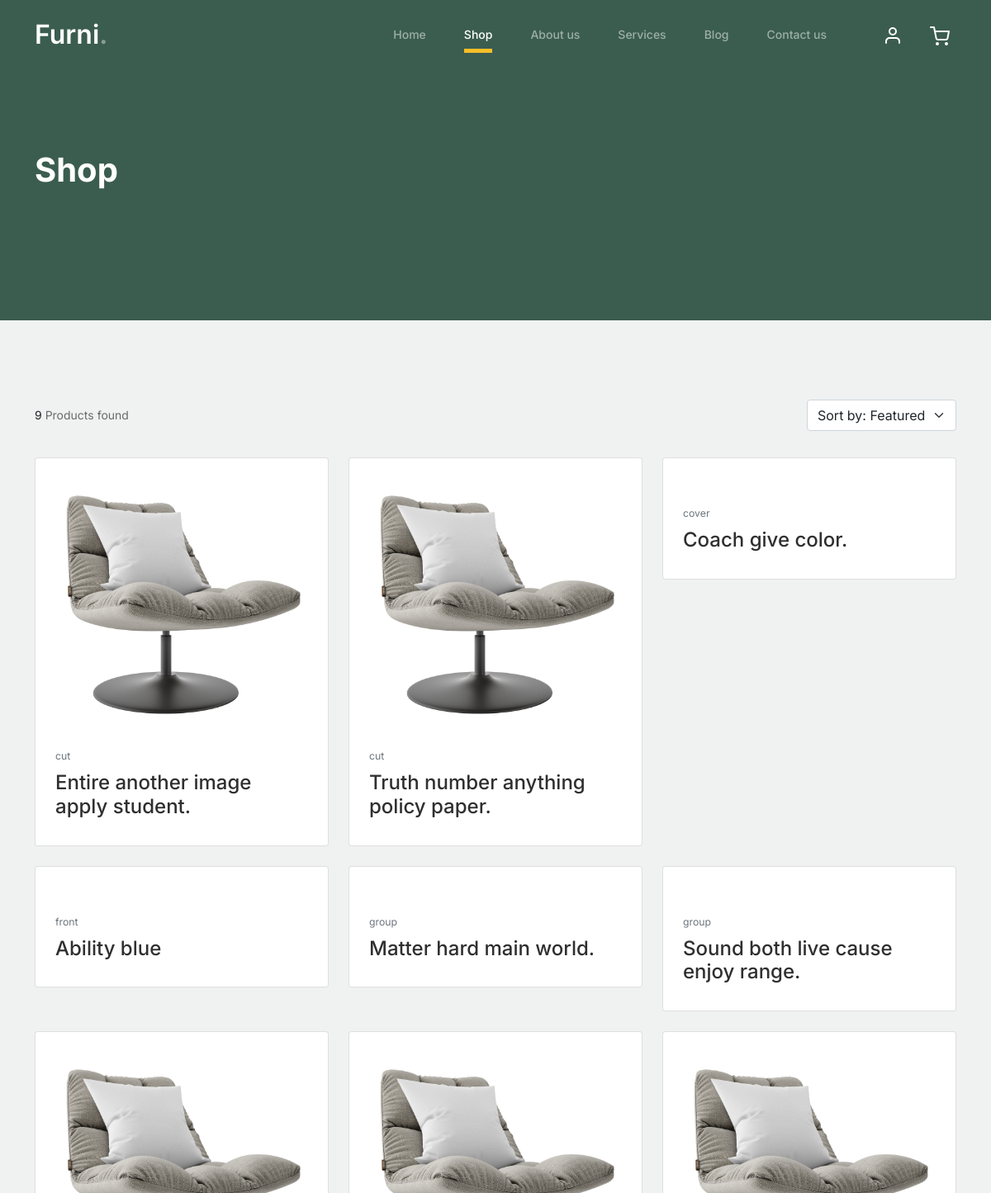
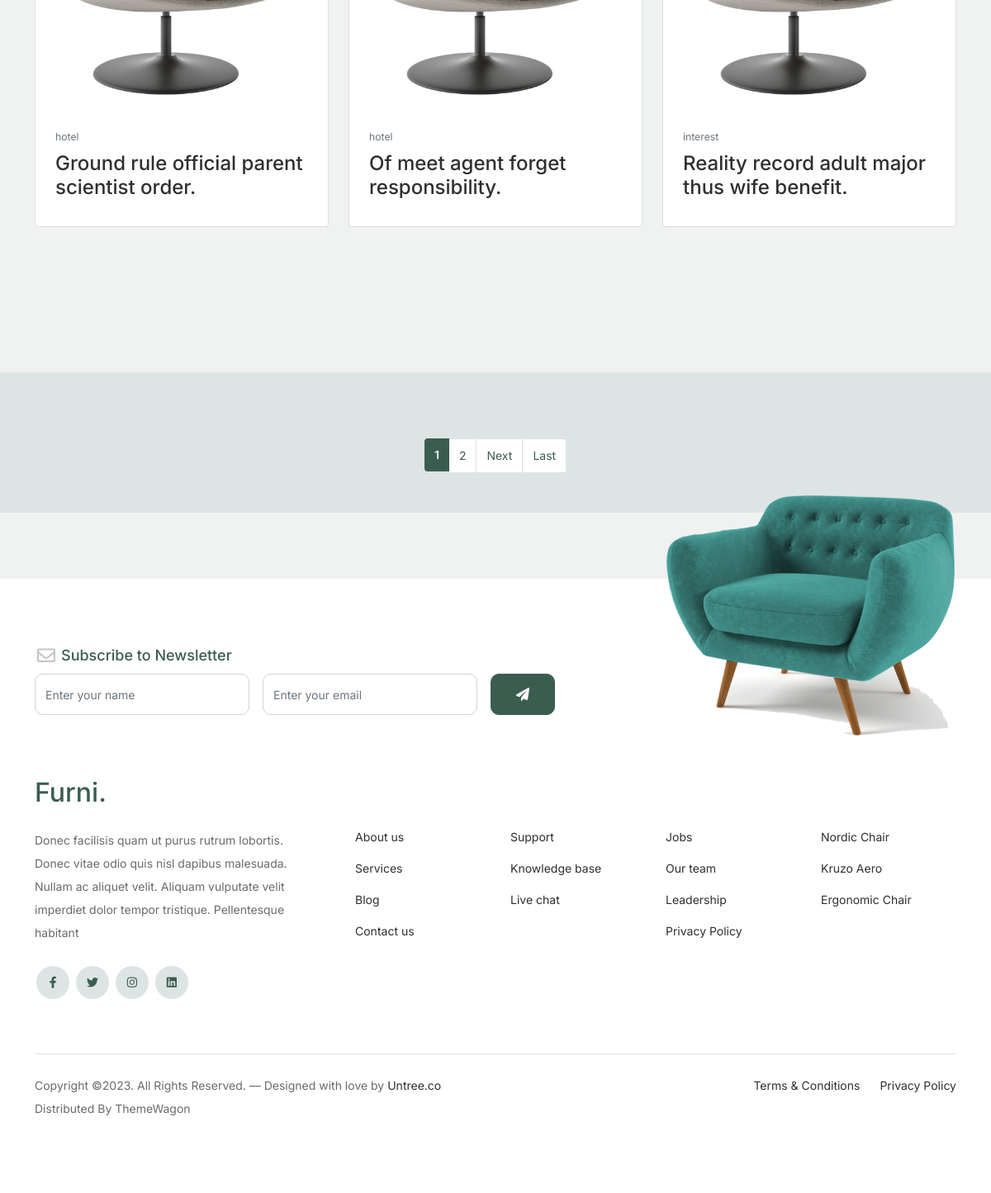
The app's page /store with its own data (2 pictures, top to bottom).
### store/models.py (models this page shows, shortened)
class Product(models.Model):
    active = models.BooleanField(default=True)
    name = models.CharField(max_length=200)
    description = models.TextField()
    category = models.ForeignKey(Category, on_delete=models.CASCADE)
    image = models.ImageField(upload_to='static/uploads/products/', blank=True, null=True)
    tags = models.ManyToManyField(Tag, blank=True)
    created_at = models.DateTimeField(auto_now_add=True)
    updated_at = models.DateTimeField(auto_now=True)
    slug = models.SlugField(unique=True)
    variations =models.ManyToManyField("store.Variation", blank=True)

class Category(models.Model):
    name = models.CharField(max_length=100)
    description = models.TextField(blank=True, null=True)
    parent_category = models.ForeignKey('self', on_delete=models.SET_NULL, blank=True, null=True)
    slug = models.SlugField(unique=True)
    def __str__(self):
        return self.name

### store/views.py (the view)
# urls.py: path("", include('store.urls')),
def store(request):
    items_per_page = 9
    products_q = Product.objects.filter(active=True)
    sort = request.GET.get('sort', None)
    if sort == 'featured':
        products_q = products_q.filter(tags__slug=sort)
    if sort == 'created_at':
        products_q = products_q.order_by('-created_at')
    paginator = Paginator(products_q.all(), items_per_page)
    page_number = request.GET.get('page')  # Get the current page number from the request
    products = paginator.get_page(page_number)
    return render(request, 'store.html', {
        'products': products,
    })

### store/templates/store.html (shortened to what this page needs)
{% extends 'layouts/base.html' %}
{% load static %}
{% block content %}
<div class="hero">
	<div class="container">
		<div class="row justify-content-between">
			<div class="col-lg-5">
				<div class="intro-excerpt">
					<h1>Shop</h1>
				</div>
			</div>
			<div class="col-lg-7">
			</div>
		</div>
	</div>
</div>
<section class="my-5">
	<div class="container my-5 py-5">
		<div class="row">
			<div class="col-lg-12">
				<div class="d-lg-flex justify-content-between align-items-center">
					<div>
						<p class="mb-3 mb-md-0"> <span class="text-dark">{{products|length}} </span>
							{{ products|pluralize:"Product,Products"}} found </p>
					</div>
					<div class="d-md-flex justify-content-between align-items-center">
						<div>
						</div>
						<div class="d-flex mt-2 mt-lg-0">
							<div>
							<form id="sort-form" action="{% url "store" %}" method="get">
								<select name="sort" id="sort-select" class="form-select">
									<option {% if request.GET.sort == 'featured' %}selected{% endif %} value="featured">Sort by: Featured</option>
								</select>
							</form>
							</div>
						</div>
					</div>
				</div>
				<div class="row g-4 row-cols-lg-3 row-cols-2 row-cols-md-3 mt-2 my-5">
					{% for product in products %}
					<div class="col">
						<div class="card card-product">
							<div class="card-body p-4">
								<div class="text-center position-relative ">
									<a href="{% url "singleProduct" product.slug %}">
										<img src="{% if product.image %}{{product.image.url}} {% else %} {% static "frontend/images/product-2.png" %}{% endif %}"
											alt="" class="mb-3 img-fluid"></a>
								</div>
								<div class="text-small mb-1"><a href="#!"
										class="text-decoration-none text-muted"><small>{{product.category}}</small></a>
								</div>
								<h2 class="fs-4"><a href="{% url "singleProduct" product.slug %}"
										class="text-inherit text-decoration-none">{{product.name}}</a></h2>
							</div>
						</div>
					</div>
					{% endfor %}
				</div>
			</div>
		</div>
	</div>
</section>
<section class="pagenation-section">
<div class="container ">
	<div class="row mt-5">
		<div class="col">
			<nav aria-label="Page navigation">
				<ul class="pagination justify-content-center">
					{% for page_num in products.paginator.page_range %}
					<li class="page-item {% if page_num == products.number %}active{% endif %}">
						<a class="page-link" href="?page={{ page_num }}">{{ page_num }}</a>
					</li>
					{% endfor %}
					{% if products.has_next %}
					<li class="page-item">
						<a class="page-link" href="?page={{ products.next_page_number }}">Next</a>
					</li>
					<li class="page-item">
						<a class="page-link" href="?page={{ products.paginator.num_pages }}">Last</a>
					</li>
					{% endif %}
				</ul>
			</nav>
		</div>
	</div>
</div>
</section>
{% endblock content %}

### static/frontend/css/style.css (style rules this page uses)
body { overflow-x: hidden; position: relative; }
body { font-family: "Inter", sans-serif; font-weight: 400; line-height: 28px; color: #6a6a6a; font-size: 14px; background-color: #eff2f1; }
a { text-decoration: none; transition: 0.3s all ease; color: #2f2f2f; text-decoration: underline; }
.hero { background: #3b5d50; padding: calc(4rem - 30px) 0 0rem 0; }
@media (min-width: 768px) { .hero { padding: calc(4rem - 30px) 0 4rem 0; } }
@media (min-width: 992px) { .hero { padding: calc(8rem - 30px) 0 8rem 0; } }
.hero .intro-excerpt { position: relative; z-index: 4; }
@media (min-width: 992px) { .hero .intro-excerpt { max-width: 450px; } }
.hero h1 { font-weight: 700; color: #ffffff; margin-bottom: 30px; }
.card-product { -webkit-transition: all 0.5s ease; -moz-transition: all 0.5s ease; transition: all 0.5s ease; }
.card-product .card-body { color: #f9bf29; flex: 1 1 auto; padding: 0.5rem 0.5rem; }
.pagenation-section { background-color: #dce5e4; margin: 5rem 0; padding: 2rem 0; }
.pagenation-section .page-item .page-link { color: #3b5d50; }
.pagenation-section .page-item.active > .page-link { background-color: #3b5d50; border: #3b5d50; color: #dce5e4; font: "Inter", sans-serif; font-weight: bold; }

### records on screen
Product: category "cut", name "Entire another image apply student."
Product: category "cut", name "Truth number anything policy paper."
Product: category "cover", name "Coach give color."
Product: category "front", name "Ability blue"
Product: category "group", name "Matter hard main world."
Product: category "group", name "Sound both live cause enjoy range."
Product: category "hotel", name "Ground rule official parent scientist order."
Product: category "hotel", name "Of meet agent forget responsibility."
Product: category "interest", name "Reality record adult major thus wife benefit."

### other values on screen
{{ products|length }} "9"
{{ page_num }} "1" "2"
